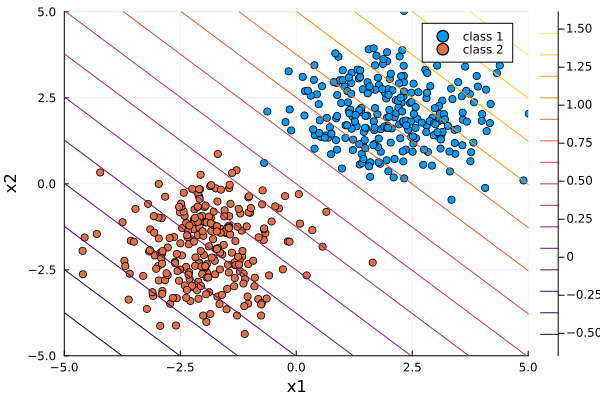

The Julia source for this figure:
using Plots

# xの行数は次元数、列数がデータ数
# yは横ベクトル
# D次元、Kクラス、N個のデータ数

function linear_regress(x, y)
    M = size(x, 1)
    N = size(x, 2)
    K = size(y, 1)

    A = hcat(ones(N), x')
    w = (A' * A) \ (A' * y')
    return w[1, :], w[2:M+1, :]
end

function f_class_1(x_1, x_2)
    return w0[1] + w[1, 1] * x_1 + w[2, 1] * x_2
end

# データセットの用意
N = 500
x_1 = randn(2, div(N, 2)) .+ 2.0
x_2 = randn(2, div(N, 2)) .- 2.0
x = hcat(x_1, x_2)

y_1 = repeat([1, 0], 1, div(N, 2))
y_2 = repeat([0, 1], 1, div(N, 2))
y = hcat(y_1, y_2)

# 回帰係数の計算
w0, w = linear_regress(x, y)

# プロット
x1_grid = -5.0:0.1:5.0
x2_grid = -5.0:0.1:5.0

plot(x_1[1, :], x_1[2, :], st=scatter, label="class 1", xlabel="x1", ylabel="x2", xlims=(-5.0, 5.0), ylims=(-5.0, 5.0), camera=(30, 30))
plot!(x_2[1, :], x_2[2, :], st=scatter, label="class 2")
contour!(x1_grid, x2_grid, f_class_1.(x1_grid', x2_grid))
